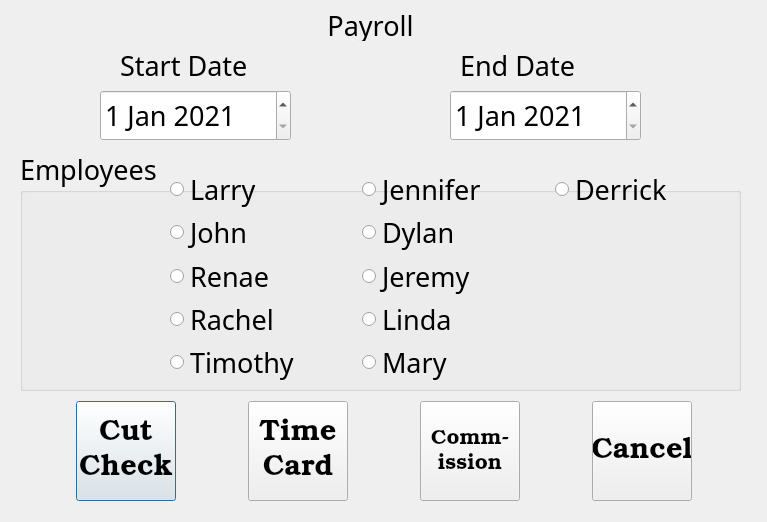
<?xml version="1.0" encoding="UTF-8"?>
<ui version="4.0">
 <class>payroll_dialog</class>
 <widget class="QDialog" name="payroll_dialog">
  <property name="geometry">
   <rect>
    <x>0</x>
    <y>0</y>
    <width>767</width>
    <height>522</height>
   </rect>
  </property>
  <property name="font">
   <font>
    <family>Book Antiqua</family>
    <pointsize>20</pointsize>
   </font>
  </property>
  <property name="windowTitle">
   <string>Payroll</string>
  </property>
  <widget class="QLabel" name="label">
   <property name="geometry">
    <rect>
     <x>290</x>
     <y>10</y>
     <width>161</width>
     <height>31</height>
    </rect>
   </property>
   <property name="text">
    <string>Payroll</string>
   </property>
   <property name="alignment">
    <set>Qt::AlignCenter</set>
   </property>
  </widget>
  <widget class="QWidget" name="horizontalLayoutWidget">
   <property name="geometry">
    <rect>
     <x>10</x>
     <y>400</y>
     <width>751</width>
     <height>102</height>
    </rect>
   </property>
   <layout class="QHBoxLayout" name="horizontalLayout">
    <item>
     <widget class="QPushButton" name="btn_cut_check">
      <property name="sizePolicy">
       <sizepolicy hsizetype="Preferred" vsizetype="Preferred">
        <horstretch>0</horstretch>
        <verstretch>20</verstretch>
       </sizepolicy>
      </property>
      <property name="minimumSize">
       <size>
        <width>100</width>
        <height>100</height>
       </size>
      </property>
      <property name="maximumSize">
       <size>
        <width>100</width>
        <height>100</height>
       </size>
      </property>
      <property name="baseSize">
       <size>
        <width>12</width>
        <height>2</height>
       </size>
      </property>
      <property name="font">
       <font>
        <family>Bookman Old Style</family>
        <pointsize>22</pointsize>
        <stylestrategy>PreferAntialias</stylestrategy>
       </font>
      </property>
      <property name="text">
       <string>Cut
Check</string>
      </property>
     </widget>
    </item>
    <item>
     <widget class="QPushButton" name="btn_time_card">
      <property name="sizePolicy">
       <sizepolicy hsizetype="Preferred" vsizetype="Preferred">
        <horstretch>0</horstretch>
        <verstretch>20</verstretch>
       </sizepolicy>
      </property>
      <property name="minimumSize">
       <size>
        <width>100</width>
        <height>100</height>
       </size>
      </property>
      <property name="maximumSize">
       <size>
        <width>100</width>
        <height>100</height>
       </size>
      </property>
      <property name="baseSize">
       <size>
        <width>12</width>
        <height>2</height>
       </size>
      </property>
      <property name="font">
       <font>
        <family>Bookman Old Style</family>
        <pointsize>22</pointsize>
        <stylestrategy>PreferAntialias</stylestrategy>
       </font>
      </property>
      <property name="text">
       <string>Time
Card</string>
      </property>
     </widget>
    </item>
    <item>
     <widget class="QPushButton" name="btn_commission">
      <property name="sizePolicy">
       <sizepolicy hsizetype="Preferred" vsizetype="Preferred">
        <horstretch>0</horstretch>
        <verstretch>20</verstretch>
       </sizepolicy>
      </property>
      <property name="minimumSize">
       <size>
        <width>100</width>
        <height>100</height>
       </size>
      </property>
      <property name="maximumSize">
       <size>
        <width>100</width>
        <height>100</height>
       </size>
      </property>
      <property name="baseSize">
       <size>
        <width>12</width>
        <height>2</height>
       </size>
      </property>
      <property name="font">
       <font>
        <family>Bookman Old Style</family>
        <pointsize>16</pointsize>
        <stylestrategy>PreferAntialias</stylestrategy>
       </font>
      </property>
      <property name="text">
       <string>Comm-
ission</string>
      </property>
     </widget>
    </item>
    <item>
     <widget class="QPushButton" name="btn_cancel">
      <property name="sizePolicy">
       <sizepolicy hsizetype="Preferred" vsizetype="Preferred">
        <horstretch>0</horstretch>
        <verstretch>20</verstretch>
       </sizepolicy>
      </property>
      <property name="minimumSize">
       <size>
        <width>100</width>
        <height>100</height>
       </size>
      </property>
      <property name="maximumSize">
       <size>
        <width>100</width>
        <height>100</height>
       </size>
      </property>
      <property name="baseSize">
       <size>
        <width>12</width>
        <height>2</height>
       </size>
      </property>
      <property name="font">
       <font>
        <family>Bookman Old Style</family>
        <pointsize>22</pointsize>
        <stylestrategy>PreferAntialias</stylestrategy>
       </font>
      </property>
      <property name="text">
       <string>Cancel</string>
      </property>
     </widget>
    </item>
   </layout>
  </widget>
  <widget class="QDateEdit" name="dateEdit_start">
   <property name="geometry">
    <rect>
     <x>100</x>
     <y>90</y>
     <width>191</width>
     <height>51</height>
    </rect>
   </property>
   <property name="dateTime">
    <datetime>
     <hour>0</hour>
     <minute>0</minute>
     <second>0</second>
     <year>2021</year>
     <month>1</month>
     <day>1</day>
    </datetime>
   </property>
  </widget>
  <widget class="QLabel" name="label_2">
   <property name="geometry">
    <rect>
     <x>120</x>
     <y>50</y>
     <width>141</width>
     <height>31</height>
    </rect>
   </property>
   <property name="text">
    <string>Start Date</string>
   </property>
  </widget>
  <widget class="QDateEdit" name="dateEdit_end">
   <property name="geometry">
    <rect>
     <x>450</x>
     <y>90</y>
     <width>191</width>
     <height>51</height>
    </rect>
   </property>
   <property name="dateTime">
    <datetime>
     <hour>0</hour>
     <minute>0</minute>
     <second>0</second>
     <year>2021</year>
     <month>1</month>
     <day>1</day>
    </datetime>
   </property>
  </widget>
  <widget class="QLabel" name="label_3">
   <property name="geometry">
    <rect>
     <x>460</x>
     <y>50</y>
     <width>141</width>
     <height>31</height>
    </rect>
   </property>
   <property name="text">
    <string>End Date</string>
   </property>
  </widget>
  <widget class="QGroupBox" name="groupBox">
   <property name="geometry">
    <rect>
     <x>20</x>
     <y>150</y>
     <width>721</width>
     <height>241</height>
    </rect>
   </property>
   <property name="title">
    <string>Employees</string>
   </property>
   <widget class="QWidget" name="gridLayoutWidget">
    <property name="geometry">
     <rect>
      <x>150</x>
      <y>20</y>
      <width>571</width>
      <height>211</height>
     </rect>
    </property>
    <layout class="QGridLayout" name="gridLayout">
     <item row="0" column="0">
      <widget class="QRadioButton" name="radioButton_1">
       <property name="text">
        <string>Larry</string>
       </property>
      </widget>
     </item>
     <item row="1" column="0">
      <widget class="QRadioButton" name="radioButton_2">
       <property name="text">
        <string>John</string>
       </property>
      </widget>
     </item>
     <item row="2" column="0">
      <widget class="QRadioButton" name="radioButton_3">
       <property name="text">
        <string>Renae</string>
       </property>
      </widget>
     </item>
     <item row="3" column="0">
      <widget class="QRadioButton" name="radioButton_4">
       <property name="text">
        <string>Rachel</string>
       </property>
      </widget>
     </item>
     <item row="4" column="0">
      <widget class="QRadioButton" name="radioButton_5">
       <property name="text">
        <string>Timothy</string>
       </property>
      </widget>
     </item>
     <item row="0" column="1">
      <widget class="QRadioButton" name="radioButton_6">
       <property name="text">
        <string>Jennifer</string>
       </property>
      </widget>
     </item>
     <item row="1" column="1">
      <widget class="QRadioButton" name="radioButton_7">
       <property name="text">
        <string>Dylan</string>
       </property>
      </widget>
     </item>
     <item row="2" column="1">
      <widget class="QRadioButton" name="radioButton_8">
       <property name="text">
        <string>Jeremy</string>
       </property>
      </widget>
     </item>
     <item row="3" column="1">
      <widget class="QRadioButton" name="radioButton_9">
       <property name="text">
        <string>Linda</string>
       </property>
      </widget>
     </item>
     <item row="4" column="1">
      <widget class="QRadioButton" name="radioButton_10">
       <property name="text">
        <string>Mary</string>
       </property>
      </widget>
     </item>
     <item row="0" column="2">
      <widget class="QRadioButton" name="radioButton_11">
       <property name="text">
        <string>Derrick</string>
       </property>
      </widget>
     </item>
    </layout>
   </widget>
  </widget>
 </widget>
 <resources/>
 <connections/>
</ui>
